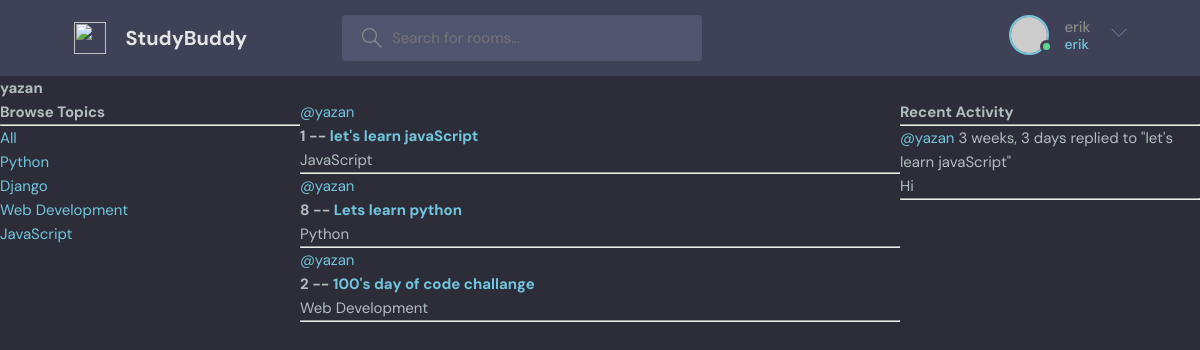
/profile/1/ (signed in), run on the app's committed database.
### base/models.py (models this page shows, shortened)
class Topic(models.Model):
    name = models.CharField(max_length=200)

class Room(models.Model):
    host =  models.ForeignKey(User, on_delete=models.SET_NULL, null=True)
    topic = models.ForeignKey(Topic, on_delete=models.SET_NULL, null=True)
    name = models.CharField(max_length=200)
    description = models.TextField(null=True, blank=True)
    participants = models.ManyToManyField(User, related_name='participants', blank=True)
    updated = models.DateField(auto_now=True)
    created = models.DateTimeField(auto_now_add=True)
    class Meta:
        ordering = ['-updated', '-created']
    def __str__(self):
        return self.name

class Message (models.Model):
    user = models.ForeignKey(User, on_delete=models.CASCADE)
    room = models.ForeignKey(Room, on_delete=models.CASCADE)
    body = models.TextField()
    updated = models.DateField(auto_now=True)
    created = models.DateTimeField(auto_now_add=True)
    class Meta:
        ordering = ['-updated', '-created']
    def __str__(self):
        return self.body[0:50]

### base/views.py (the view)
# urls.py: path('profile/<str:pk>/', views.userProfile, name="user-profile"),
def userProfile(request, pk):
    user = User.objects.get(id=pk)
    rooms = user.room_set.all()
    room_messages = user.message_set.all()
    topics = Topic.objects.all()
    context = {'user': user, 'rooms': rooms, 'room_messages': room_messages, 'topics': topics}
    return render(request, 'base/profile.html', context)

### base/templates/base/profile.html (shortened to what this page needs)
{% extends 'main.html'%}
{% block content %}
<h1>{{user.username}}</h1>
<div class="profile-container">
   <div>
     {% include 'base/topics_component.html' %}
   </div>
   <div>
      {% include 'base/feed_component.html' %}
   </div>
   <div>
    {% include 'base/activity_component.html' %}
   </div>
</div>
{% endblock content %}

### templates/navbar.html (shortened to what this page needs)
<header class="header header--loggedIn">
    <div class="container">
      <a href="{% url 'home' %}" class="header__logo">
        <img src="assets/logo.svg" />
        <h1>StudyBuddy</h1>
      </a>
      <form class="header__search" method="GET" action="{% url 'home'%}">
        <label>
          <input name= "q" placeholder="Search for rooms..." />
        </label>
      </form>
      <nav class="header__menu">
        {% if request.user.is_authenticated %}
        <div class="header__user">
          <a href="profile.html">
            <div class="avatar avatar--medium active">
              <img src="https://randomuser.me/api/portraits/men/37.jpg" />
            </div>
            <p>{{request.user.username}} <span>{{request.user.username}}</span></p>
          </a>
          <button class="dropdown-button">
            <svg version="1.1" xmlns="http://www.w3.org/2000/svg" width="32" height="32" viewBox="0 0 32 32">
              <title>chevron-down</title>
              <path d="M16 21l-13-13h-3l16 16 16-16h-3l-13 13z"></path>
            </svg>
          </button>
        </div>
        {% else %}
        <a href="{% url 'login' %}">
          <img src="./assets/avatar.svg" />
          <p>Login</p>
        </a>
        {% endif %}
      </nav>
    </div>
  </header>

### base/templates/base/topics_component.html
<h3>Browse Topics</h3>
<hr>
<div>
   <a href="{% url 'home' %}">All</a>
</div>
{% for topic in topics %}
    <div>
      <a href="{% url 'home' %}?q={{topic.name}}">{{topic.name}}</a>
    </div>
{% endfor %}

### base/templates/base/feed_component.html (shortened to what this page needs)
<div>
    {% for room in rooms %}
    <div>
      <a href="{% url 'user-profile' room.host.id %}">@{{room.host.username}}</a>
     <h5>{{room.id}} --  <a href="{% url 'room' room.id %}"> {{room.name}}</a></h5>
     <small>{{room.topic.name}}</small>
     <hr>
    </div>
{% endfor %}
</div>

### base/templates/base/activity_component.html (shortened to what this page needs)
<h3>Recent Activity</h3>
<hr>
{% for message in room_messages %}
  <div>
    <small><a href="{% url 'user-profile' message.user.id %}">@{{message.user}}</a> {{message.created|timesince}}</small>
    <small>replied to "{{message.room}}"</small>
    <p>{{message}}</p>
     <hr>
  </div>
{% endfor %}

### static/styles/style.css (style rules this page uses)
:root { --color-main: #71c6dd; --color-main-light: #e1f6fb; --color-dark: #3f4156; --color-dark-medium: #51546e; --color-dark-light: #696d97; --color-light: #e5e5e5; --color-gray: #8b8b8b; --color-light-gray: #b2bdbd; --color-bg: #2d2d39; --color-success: #5dd693; --color-error: #fc4b0b; }
* { font-family: "DM Sans", -apple-system, BlinkMacSystemFont, "Segoe UI", Roboto, Oxygen, Ubuntu, Cantarell, "Open Sans", "Helvetica Neue", sans-serif; margin: 0; padding: 0; box-sizing: border-box; text-rendering: optimizeLegibility; font-size: inherit; }
html { font-size: 56.25%; }
@media only screen and (min-width: 1200px) { html { font-size: 62.5%; } }
body { line-height: 1.6; font-weight: 400; font-size: 1.5rem; color: var(--color-light-gray); background-color: var(--color-bg); min-height: 100vh; }
img { width: 100%; }
a { display: inline-block; color: var(--color-main); text-decoration: none; }
.container { max-width: 120rem; width: 90%; margin: auto; }
.avatar { position: relative; display: inline-block; border-radius: 50%; border: 2px solid var(--color-main); }
.avatar img { display: block; border-radius: 50%; object-fit: cover; object-position: center; }
.avatar::after { content: ""; display: block; position: absolute; background-color: var(--color-gray); z-index: 111; border-radius: 50%; border: 0.3rem solid var(--color-dark); }
.avatar.active::after { background-color: var(--color-success); }
.avatar.avatar--medium img { width: 3.6rem; height: 3.6rem; border-radius: 50%; }
.avatar.avatar--medium:after { width: 0.7rem; height: 0.7rem; bottom: 0px; right: -6px; }
.header { padding: 1.5rem; background-color: var(--color-dark); }
.header > .container { display: flex; gap: 9.5rem; }
.header__logo, .header__user { display: flex; gap: 2rem; align-items: center; }
.header__logo > img { height: 3.2rem; width: 3.2rem; }
.header__logo > h1 { font-weight: 700; font-size: 2rem; color: var(--color-light); }
.header__search > label { background-color: var(--color-dark-medium); padding: 1.3rem 1rem; display: flex; align-items: center; gap: 1rem; border-radius: 4px; }
.header__search svg { fill: var(--color-gray); width: 2rem; height: 2rem; margin-left: 1rem; }
.header__search input { width: 30rem; background: transparent; border: none; outline: none; color: var(--color-light); }
.header__menu { margin-left: auto; position: relative; }
.header__menu a { display: flex; gap: 1.5rem; align-items: center; font-weight: 500; text-decoration: none; color: var(--color-gray); }
.header__menu img { height: 3.6rem; }
.header__menu p { line-height: 1.2; }
.header__menu span { color: var(--color-main); font-weight: 500; font-size: 1.4rem; display: block; }
.header__menu svg { width: 1.6rem; height: 1.6rem; fill: var(--color-dark-light); }
.dropdown-button { background: transparent; border: 0; outline: 0; cursor: pointer; }

### base/templates/base/profile.html (style rules this page uses)
.profile-container { display: grid; grid-template-columns: 1fr 2fr 1fr; }

### data on the page
Topic: name "Python"
Topic: name "Django"
Topic: name "Web Development"
Topic: name "JavaScript"
Room: host.username "yazan", id "1", name "let's learn javaScript", topic.name "JavaScript"
Room: host.username "yazan", id "8", name "Lets learn python", topic.name "Python"
Room: host.username "yazan", id "2", name "100's day of code challange", topic.name "Web Development"
Message: user "yazan", created "3 weeks, 3 days", room "let's learn javaScript", body "Hi"

### other printed values
{{ request.user.username }} "erik"
{{ user.username }} "yazan"
